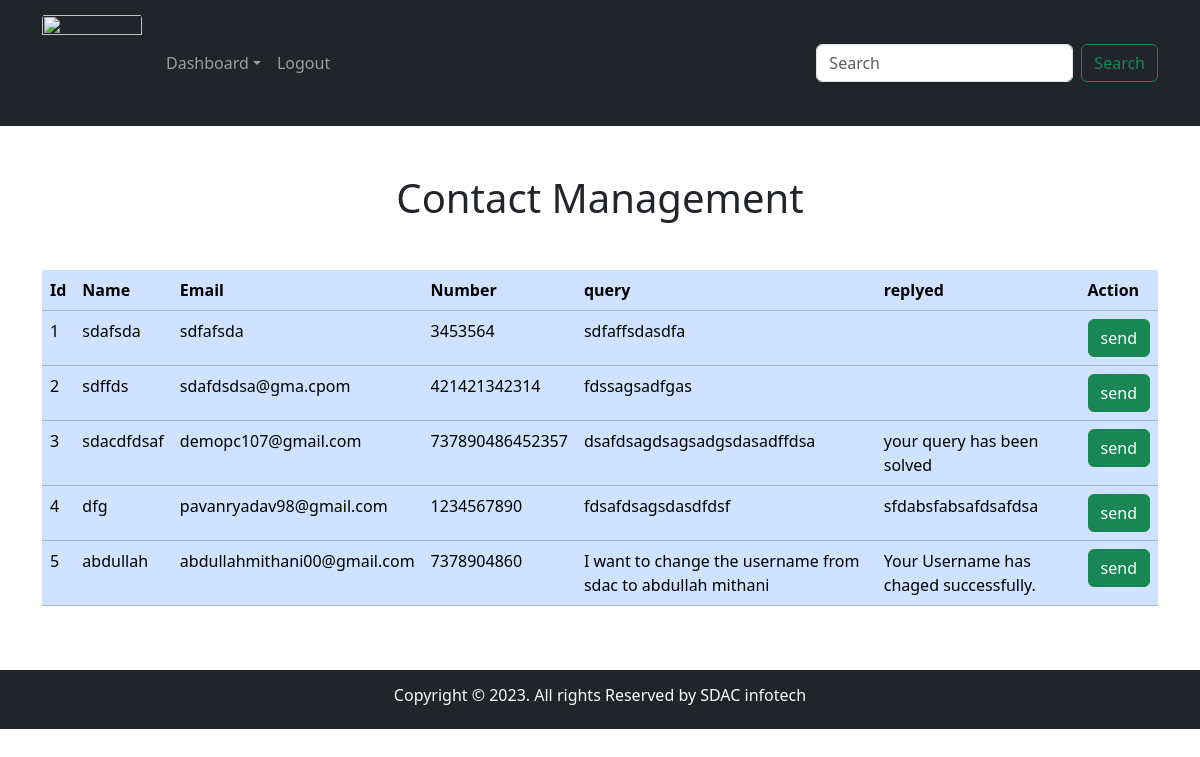
Screenshot of /admin/contactmanage.php (signed in) with the database file from the repository.
### tables this page shows
CREATE TABLE `contact` (
  `id` int(11) NOT NULL,
  `name` varchar(22) NOT NULL,
  `email` varchar(100) NOT NULL,
  `number` bigint(22) NOT NULL,
  `query` varchar(200) NOT NULL,
  `replied` varchar(255) NOT NULL
);

### admin/contactmanage.php (the view, shortened to what this page needs)
<!doctype html>
<html lang="en">
<head>
  <link href="https://cdn.jsdelivr.net/npm/bootstrap@5.3.2/dist/css/bootstrap.min.css" rel="stylesheet"
>
</head>
<body>
<header>
      <nav class="navbar navbar-expand-md navbar-dark bg-dark">
        <div class="container">
          <a class="navbar-brand" href="dashboard.php"
            ><img
              src="http://www.sdacinfotech.com/logo.png"
              class="img-fluid rounded"
              alt=""
              height="100"
              width="100"
          /></a>
          <div class="collapse navbar-collapse" id="collapsibleNavId">
          <ul class="navbar-nav me-auto mt-2 mt-lg-0">
              <li class="nav-item dropdown">
                <a
                  class="nav-link dropdown-toggle"
                  href="dashboard.php"
                  id="dropdownId"
                  data-bs-toggle="dropdown"
                  aria-haspopup="true"
                  aria-expanded="false"
                  >Dashboard</a
                >
              </li>
              <li class="nav-item">
                <a class="nav-link" href="logout.php">Logout</a>
              </li>
            </ul>
            <form class="d-flex my-2 my-lg-0">
              <input
                class="form-control me-sm-2"
                type="text"
                placeholder="Search"
              />
              <button
                class="btn btn-outline-success my-2 my-sm-0"
                type="submit"
              >
                Search
              </button>
            </form>
          </div>
        </div>
      </nav>
    </header>
  <main>
  <?php
include "connection.php";
$sql = "SELECT * FROM `contact`";
$result = mysqli_query($conn,$sql);
if (mysqli_num_rows($result)>0) {
echo "<div class='container my-5'>
<h1 class='text-center my-5'>Contact Management</h1>
<div class='table-responsive'>
    <table class='table table-primary'>
        <thead>
            <tr>
                <th scope='col'>Id</th>
                <th scope='col'>Name</th>
                <th scope='col'>Email</th>
                <th scope='col'>Number</th>
                <th scope='col'>query</th>
                <th scope='col'>replyed</th>
                <th scope='col'>Action</th>
            </tr>
        </thead>
        <tbody>
";
while ($rows = mysqli_fetch_assoc($result)) {
    echo "  <tr class=''>
    <td scope='row'>{$rows['id']}</td>
    <td>{$rows['name']}</td>
    <td>{$rows['email']}</td>
    <td>{$rows['number']}</td>
    <td>{$rows['query']}</td>
    <td>{$rows['replied']}</td>
    <td>
        <a name='' id='' class='btn btn-success' href='send.php?id={$rows['id']}' role='button'>send</a>
    </td>
</tr>";
}
   echo "
   </tbody>
</table>
</div>
</div>";
} else {
   echo "0 Record Found";
}
?>
  </main>
  <footer class="bg-dark text-light py-3">
      <div class="container">
        <center>
          <h6>Copyright &copy; 2023. All rights Reserved by SDAC infotech</h6>
        </center>
      </div>
    </footer>
</body>
</html>

### rows the page displays
contact: id "1", name "sdafsda", email "sdfafsda", number "3453564", query "sdfaffsdasdfa"
contact: id "2", name "sdffds", email "sdafdsdsa@gma.cpom", number "421421342314", query "fdssagsadfgas"
contact: id "3", name "sdacdfdsaf", email "demopc107@gmail.com", number "737890486452357", query "dsafdsagdsagsadgsdasadffdsa", replied "your query has been solved"
contact: id "4", name "dfg", email "pavanryadav98@gmail.com", number "1234567890", query "fdsafdsagsdasdfdsf", replied "sfdabsfabsafdsafdsa"
contact: id "5", name "abdullah", email "abdullahmithani00@gmail.com", number "7378904860", query "I want to change the username from sdac to abdullah mithani", replied "Your Username has chaged successfully."
